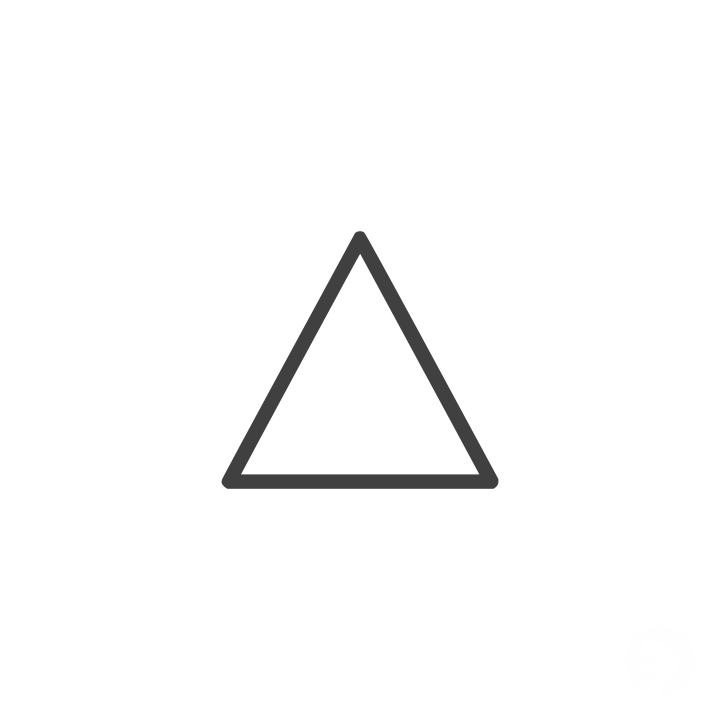
#> input picture OPEN CV/phase 3/feature_hu_386ed0a3232a6c46.png, 720 x 720 px, found by its file name
$ python contour.py
#> lines starting #> are read from the running program, lines starting #| are printed output that depends on the picture; after the words box and inside, x2 and y2 are one past the last pixel; in counts of white or black regions, pixels touching at a corner belong together
import cv2

# Image path — apne actual path ke according change karo
img = cv2.imread(r"C:\OPEN CV\phase 3\feature_hu_386ed0a3232a6c46.png")
#> img is the input picture: shape (720, 720, 3); min 64, max 255, mean 250.7
# Check if image loaded
if img is None:
    print("Error: Image not found!")
    exit()

# Convert to grayscale
gray = cv2.cvtColor(img, cv2.COLOR_BGR2GRAY)

# Threshold
_, thresh = cv2.threshold(gray, 100, 200, cv2.THRESH_BINARY)
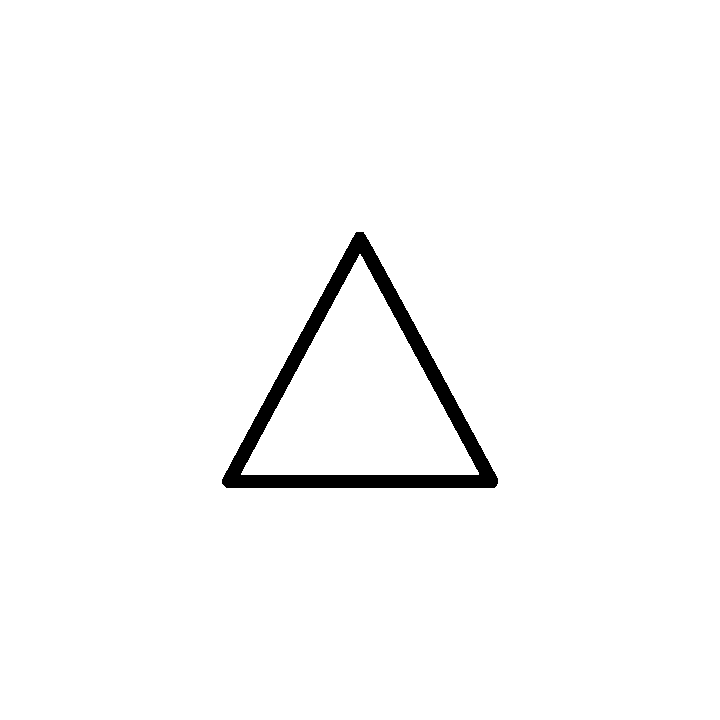
#> thresh: shape (720, 720); values 0 (black) and 200 (white), 97.9% white; 1 black region

# Find contours
contours, hierarchy = cv2.findContours(
    thresh,
    cv2.RETR_TREE,
    cv2.CHAIN_APPROX_SIMPLE
)
#> contours = 3 contours; box (x1, y1, x2, y2) and area: (0, 0, 720, 720) 516961, (221, 231, 499, 489) 37986, (241, 254, 479, 475) 26298

# Draw original contours
cv2.drawContours(img, contours, -1, (0, 255, 0), 3)
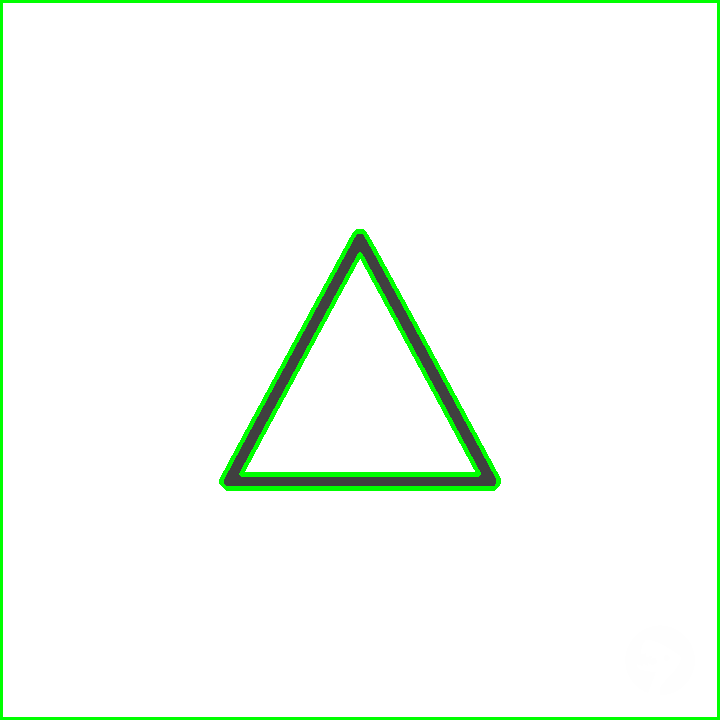
#> img: shape (720, 720, 3); 3.07% of pixels changed, all inside (x1, y1, x2, y2) = (0, 0, 720, 720)

for contour in contours:

    # Approximate contour
    approx = cv2.approxPolyDP(
        contour,
        0.01 * cv2.arcLength(contour, True),
        True
    )

    # Get first point
    x = approx.ravel()[0]
    y = approx.ravel()[1] - 10

    # Detect shape
    if len(approx) == 3:
        cv2.putText(
            img, "Triangle",
            (x, y),
            cv2.FONT_HERSHEY_SIMPLEX,
            0.5,
            (0, 255, 0),
            2
        )

    elif len(approx) == 4:
        cv2.putText(
            img, "Quadrilateral",
            (x, y),
            cv2.FONT_HERSHEY_SIMPLEX,
            0.5,
            (0, 255, 0),
            2
        )

    # Draw approximated contour
    cv2.drawContours(
        img,
        [approx],
        -1,
        (0, 0, 255),
        5
    )

    # Vertices text
    cv2.putText(
        img,
        f"Vertices: {len(approx)}",
        (x, y + 20),
        cv2.FONT_HERSHEY_SIMPLEX,
        0.5,
        (0, 255, 0),
        2
    )
#> this loop made 3 passes
#> (approx, x, y) on passes 1 to 3: ([[0, 0], [0, 719], [719, 719], [719, 0]], 0, -10), ([[356, 231], [494, 488], [221, 483]], 356, 221), ([[359, 254], [241, 474], [478, 474]], 359, 244)
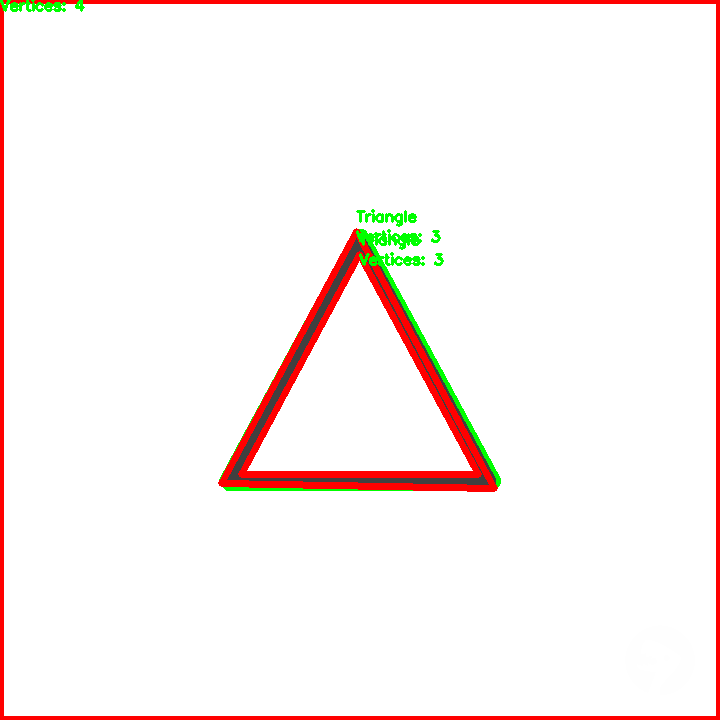
#> img: shape (720, 720, 3); 4.57% of pixels changed, all inside (x1, y1, x2, y2) = (0, 0, 720, 720)

# Display
cv2.imshow("Contours", img)

cv2.waitKey(0)
cv2.destroyAllWindows()
